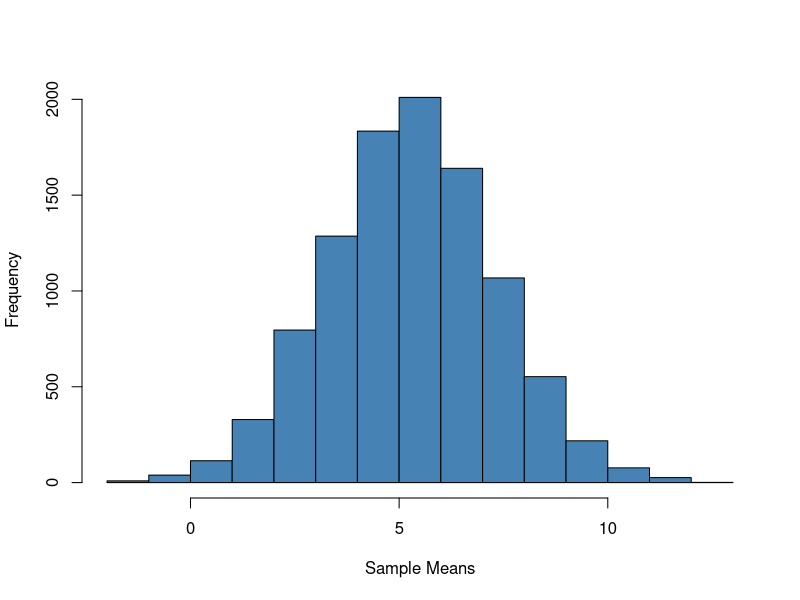

Write the R code that produced this figure.
#make this example reproducible
set.seed(0)

#define number of samples
n = 10000

#create empty vector of length n
sample_means = rep(NA, n)

#fill empty vector with means
for(i in 1:n){
  sample_means[i] = mean(rnorm(20, mean=5.3, sd=9))
}

#view first six sample means
head(sample_means)

#create histogram to visualize the sampling distribution
hist(sample_means, main = "", xlab = "Sample Means", col = "steelblue")

#mean of sampling distribution
mean(sample_means)

#standard deviation of sampling distribution
sd(sample_means)

#calculate probability that sample mean is less than or equal to 6
sum(sample_means <= 6) / length(sample_means)
